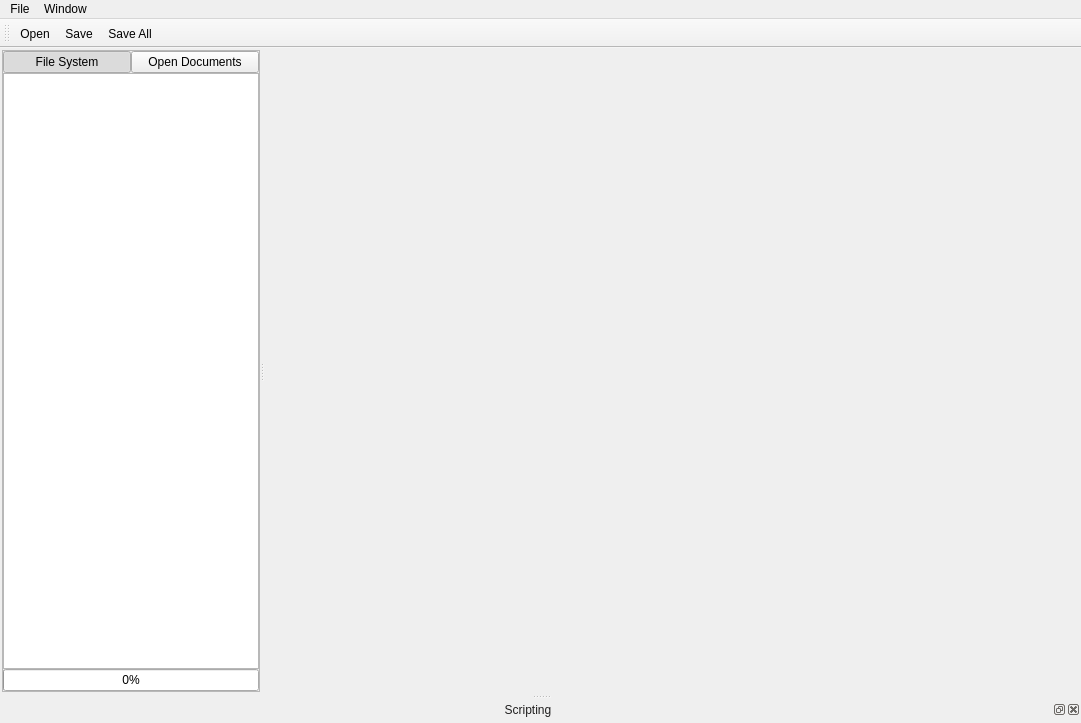
<?xml version="1.0" encoding="UTF-8"?>
<ui version="4.0">
 <class>MainWindow</class>
 <widget class="QMainWindow" name="MainWindow">
  <property name="geometry">
   <rect>
    <x>0</x>
    <y>0</y>
    <width>1081</width>
    <height>723</height>
   </rect>
  </property>
  <property name="windowTitle">
   <string>Adcirc Visualization and Scripting Tool</string>
  </property>
  <property name="windowOpacity">
   <double>1.000000000000000</double>
  </property>
  <property name="styleSheet">
   <string notr="true">QDockWidget  {
    border: 1px solid lightgray;
	color: #201F1F;
}
 
QDockWidget::title  {
    text-align: center;
}</string>
  </property>
  <property name="tabShape">
   <enum>QTabWidget::Rounded</enum>
  </property>
  <property name="dockOptions">
   <set>QMainWindow::AllowTabbedDocks|QMainWindow::AnimatedDocks</set>
  </property>
  <widget class="QWidget" name="centralWidget">
   <layout class="QHBoxLayout" name="horizontalLayout">
    <property name="leftMargin">
     <number>2</number>
    </property>
    <property name="topMargin">
     <number>2</number>
    </property>
    <property name="rightMargin">
     <number>2</number>
    </property>
    <property name="bottomMargin">
     <number>2</number>
    </property>
    <item>
     <widget class="QSplitter" name="splitter">
      <property name="sizePolicy">
       <sizepolicy hsizetype="Expanding" vsizetype="Preferred">
        <horstretch>0</horstretch>
        <verstretch>0</verstretch>
       </sizepolicy>
      </property>
      <property name="orientation">
       <enum>Qt::Horizontal</enum>
      </property>
      <property name="opaqueResize">
       <bool>false</bool>
      </property>
      <widget class="QFrame" name="navigatorFrame">
       <property name="sizePolicy">
        <sizepolicy hsizetype="Maximum" vsizetype="Preferred">
         <horstretch>0</horstretch>
         <verstretch>0</verstretch>
        </sizepolicy>
       </property>
       <property name="frameShape">
        <enum>QFrame::StyledPanel</enum>
       </property>
       <property name="frameShadow">
        <enum>QFrame::Raised</enum>
       </property>
       <layout class="QVBoxLayout" name="verticalLayout_2">
        <property name="spacing">
         <number>0</number>
        </property>
        <property name="leftMargin">
         <number>0</number>
        </property>
        <property name="topMargin">
         <number>0</number>
        </property>
        <property name="rightMargin">
         <number>0</number>
        </property>
        <property name="bottomMargin">
         <number>0</number>
        </property>
        <item>
         <layout class="QHBoxLayout" name="horizontalLayout_2">
          <property name="spacing">
           <number>0</number>
          </property>
          <item>
           <widget class="QPushButton" name="fileSystemButton">
            <property name="sizePolicy">
             <sizepolicy hsizetype="Preferred" vsizetype="Fixed">
              <horstretch>0</horstretch>
              <verstretch>0</verstretch>
             </sizepolicy>
            </property>
            <property name="text">
             <string>File System</string>
            </property>
            <property name="checkable">
             <bool>true</bool>
            </property>
            <property name="checked">
             <bool>true</bool>
            </property>
            <attribute name="buttonGroup">
             <string notr="true">navigatorButtons</string>
            </attribute>
           </widget>
          </item>
          <item>
           <widget class="QPushButton" name="openDocumentsButton">
            <property name="sizePolicy">
             <sizepolicy hsizetype="Preferred" vsizetype="Fixed">
              <horstretch>0</horstretch>
              <verstretch>0</verstretch>
             </sizepolicy>
            </property>
            <property name="text">
             <string>Open Documents</string>
            </property>
            <property name="checkable">
             <bool>true</bool>
            </property>
            <attribute name="buttonGroup">
             <string notr="true">navigatorButtons</string>
            </attribute>
           </widget>
          </item>
         </layout>
        </item>
        <item>
         <widget class="FileSystemViewer" name="treeView">
          <property name="styleSheet">
           <string notr="true">QHeaderView {
	alternate-background-color: #3A3939;
	color: silver;
	border: 1px solid #3A3939;
	padding: 1px;
}

QHeaderView::section {
	text-align: center;
	min-height: 20px;
}
</string>
          </property>
         </widget>
        </item>
        <item>
         <widget class="QProgressBar" name="progressBar">
          <property name="enabled">
           <bool>true</bool>
          </property>
          <property name="value">
           <number>0</number>
          </property>
         </widget>
        </item>
       </layout>
      </widget>
      <widget class="OpenGLWidget" name="glPanel" native="true">
       <property name="sizePolicy">
        <sizepolicy hsizetype="Expanding" vsizetype="Expanding">
         <horstretch>8</horstretch>
         <verstretch>0</verstretch>
        </sizepolicy>
       </property>
       <property name="minimumSize">
        <size>
         <width>0</width>
         <height>0</height>
        </size>
       </property>
       <property name="baseSize">
        <size>
         <width>0</width>
         <height>0</height>
        </size>
       </property>
       <property name="styleSheet">
        <string notr="true"/>
       </property>
      </widget>
     </widget>
    </item>
   </layout>
  </widget>
  <widget class="QMenuBar" name="menuBar">
   <property name="geometry">
    <rect>
     <x>0</x>
     <y>0</y>
     <width>1081</width>
     <height>25</height>
    </rect>
   </property>
   <widget class="QMenu" name="menuFile">
    <property name="title">
     <string>File</string>
    </property>
    <addaction name="actionOpen"/>
    <addaction name="actionSave"/>
    <addaction name="actionSave_All"/>
    <addaction name="separator"/>
    <addaction name="actionClose"/>
    <addaction name="actionExit"/>
   </widget>
   <widget class="QMenu" name="menuWindow">
    <property name="title">
     <string>Window</string>
    </property>
    <widget class="QMenu" name="menuViews">
     <property name="title">
      <string>Views</string>
     </property>
     <addaction name="actionScriptingToggle"/>
    </widget>
    <addaction name="menuViews"/>
    <addaction name="actionFull_Screen"/>
   </widget>
   <addaction name="menuFile"/>
   <addaction name="menuWindow"/>
  </widget>
  <widget class="QDockWidget" name="dockWidget">
   <property name="styleSheet">
    <string notr="true">QToolBar {
	border: 0px;
}</string>
   </property>
   <property name="floating">
    <bool>false</bool>
   </property>
   <property name="features">
    <set>QDockWidget::AllDockWidgetFeatures</set>
   </property>
   <property name="allowedAreas">
    <set>Qt::BottomDockWidgetArea</set>
   </property>
   <property name="windowTitle">
    <string>Scripting</string>
   </property>
   <attribute name="dockWidgetArea">
    <number>8</number>
   </attribute>
   <widget class="QWidget" name="dockWidgetContents">
    <layout class="QVBoxLayout" name="verticalLayout">
     <property name="spacing">
      <number>2</number>
     </property>
     <property name="leftMargin">
      <number>2</number>
     </property>
     <property name="topMargin">
      <number>2</number>
     </property>
     <property name="rightMargin">
      <number>2</number>
     </property>
     <property name="bottomMargin">
      <number>2</number>
     </property>
     <item>
      <widget class="ScriptingWidget" name="scriptingWidget" native="true"/>
     </item>
    </layout>
   </widget>
  </widget>
  <widget class="QToolBar" name="toolBar">
   <property name="windowTitle">
    <string>toolBar</string>
   </property>
   <property name="styleSheet">
    <string notr="true">QToolButton:pressed {
    background-color: #4A4949;
    border: 1px solid silver;
    border-radius: 3px;
}</string>
   </property>
   <property name="iconSize">
    <size>
     <width>20</width>
     <height>20</height>
    </size>
   </property>
   <property name="toolButtonStyle">
    <enum>Qt::ToolButtonIconOnly</enum>
   </property>
   <property name="floatable">
    <bool>false</bool>
   </property>
   <attribute name="toolBarArea">
    <enum>TopToolBarArea</enum>
   </attribute>
   <attribute name="toolBarBreak">
    <bool>false</bool>
   </attribute>
   <addaction name="actionOpen"/>
   <addaction name="actionSave"/>
   <addaction name="actionSave_All"/>
  </widget>
  <action name="actionOpen">
   <property name="icon">
    <iconset resource="images/icons.qrc">
     <normaloff>:/icons/icons/open32.png</normaloff>:/icons/icons/open32.png</iconset>
   </property>
   <property name="text">
    <string>Open</string>
   </property>
   <property name="iconText">
    <string>Open</string>
   </property>
  </action>
  <action name="actionExit">
   <property name="text">
    <string>Exit</string>
   </property>
  </action>
  <action name="actionScriptingToggle">
   <property name="checkable">
    <bool>true</bool>
   </property>
   <property name="checked">
    <bool>true</bool>
   </property>
   <property name="text">
    <string>Scripting</string>
   </property>
  </action>
  <action name="actionFull_Screen">
   <property name="checkable">
    <bool>true</bool>
   </property>
   <property name="text">
    <string>Full Screen</string>
   </property>
   <property name="shortcut">
    <string>Ctrl+Shift+F11</string>
   </property>
   <property name="autoRepeat">
    <bool>false</bool>
   </property>
  </action>
  <action name="actionSave">
   <property name="icon">
    <iconset resource="images/icons.qrc">
     <normaloff>:/icons/icons/save32.png</normaloff>:/icons/icons/save32.png</iconset>
   </property>
   <property name="text">
    <string>Save</string>
   </property>
  </action>
  <action name="actionSave_All">
   <property name="icon">
    <iconset resource="images/icons.qrc">
     <normaloff>:/icons/icons/saveall32.png</normaloff>:/icons/icons/saveall32.png</iconset>
   </property>
   <property name="text">
    <string>Save All</string>
   </property>
  </action>
  <action name="actionClose">
   <property name="text">
    <string>Close</string>
   </property>
  </action>
 </widget>
 <layoutdefault spacing="6" margin="11"/>
 <customwidgets>
  <customwidget>
   <class>ScriptingWidget</class>
   <extends>QWidget</extends>
   <header>Scripting/ScriptingWidget.h</header>
   <container>1</container>
  </customwidget>
  <customwidget>
   <class>OpenGLWidget</class>
   <extends>QWidget</extends>
   <header>OpenGL/OpenGLWidget.h</header>
   <container>1</container>
  </customwidget>
  <customwidget>
   <class>FileSystemViewer</class>
   <extends>QTreeView</extends>
   <header>Widgets/Navigator/FileSystemViewer.h</header>
  </customwidget>
 </customwidgets>
 <resources>
  <include location="images/icons.qrc"/>
 </resources>
 <connections/>
 <buttongroups>
  <buttongroup name="navigatorButtons"/>
 </buttongroups>
</ui>
